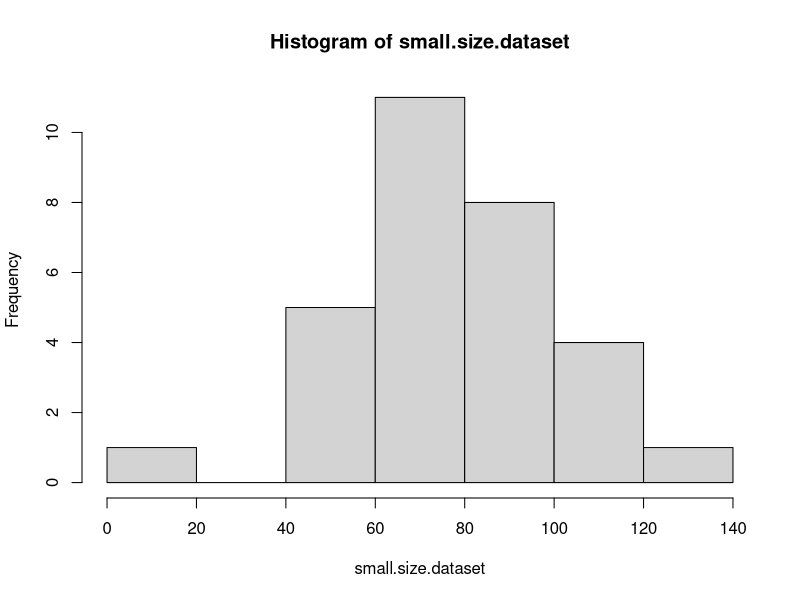
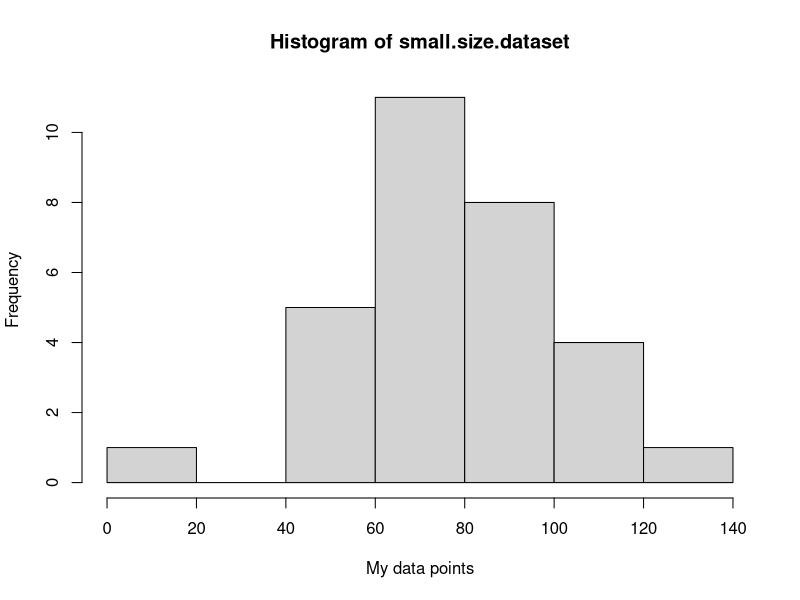
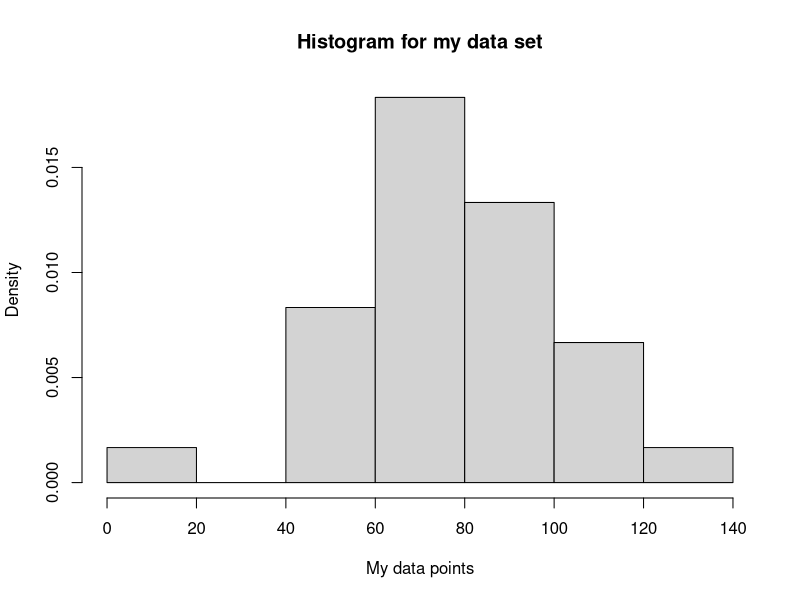
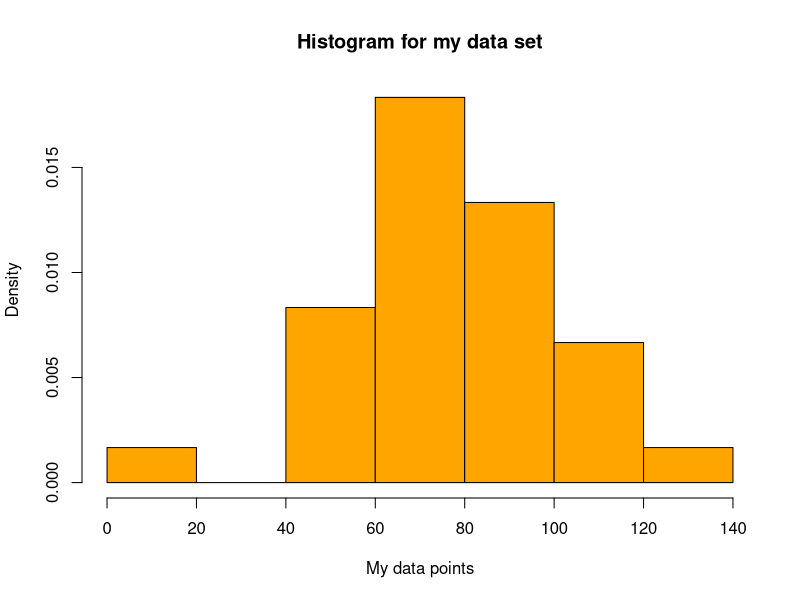
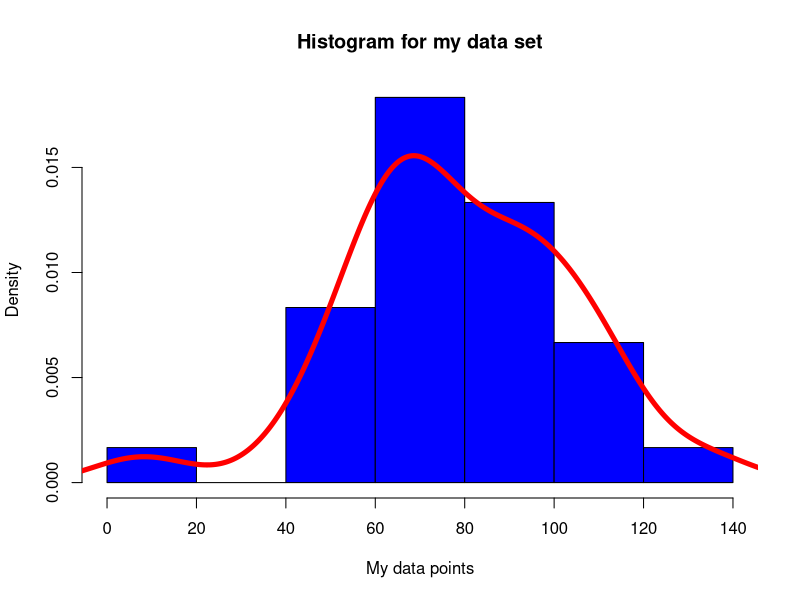
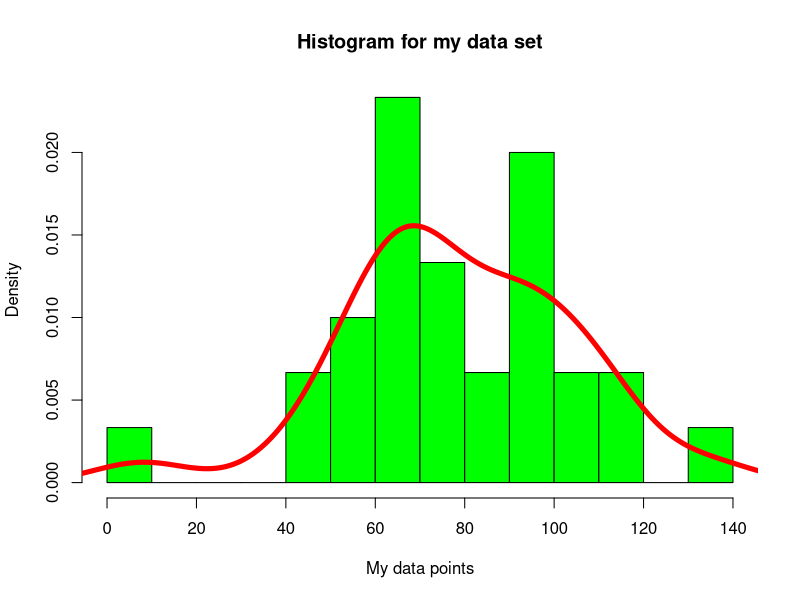
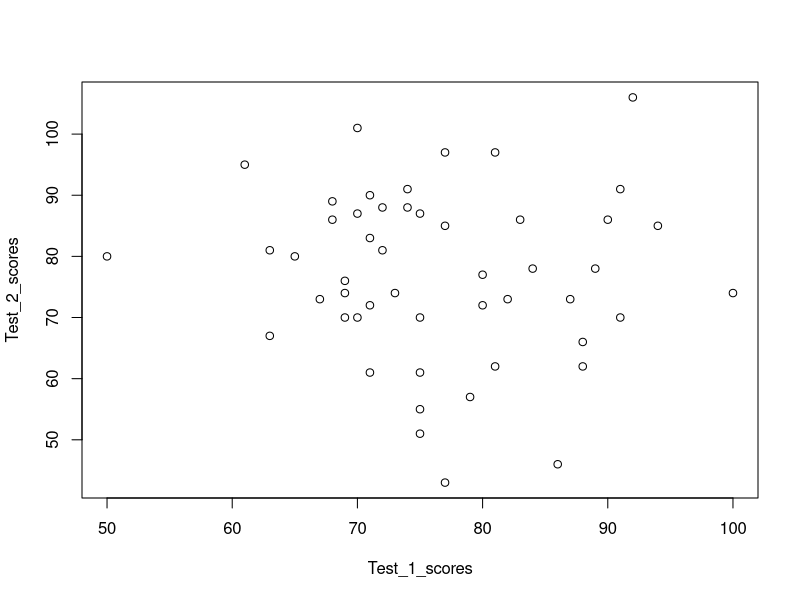
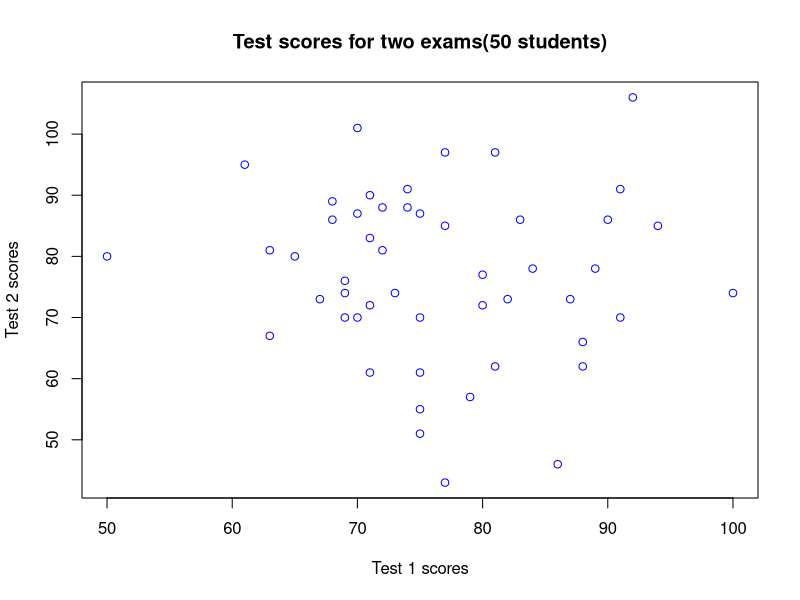

Reproduce these figures in R, in order.

## Entering data in R

data.1 = c(35, 8, 10, 23, 42)

print(data.1)

summary(data.1)

mean(data.1)

sum(data.1)/5

sd(data.1)


## Histogram in R

small.size.dataset = c(91,49,76,112,97,42,70, 100, 8, 112, 95, 90, 78, 62, 56, 94, 65, 58, 109, 70, 109, 91, 71, 76, 68, 62, 134, 57, 83, 66)

hist(small.size.dataset)

hist(small.size.dataset, xlab = 'My data points')

hist(small.size.dataset, xlab = 'My data points', main = 'Histogram for my data set', freq = F)

hist(small.size.dataset, xlab = 'My data points', main = 'Histogram for my data set', freq = F, col = 'orange')

hist(small.size.dataset, xlab = 'My data points', main = 'Histogram for my data set', freq = F, col = 'blue')
lines(density(small.size.dataset), col = 'red', lwd = 5)

hist(small.size.dataset, xlab = 'My data points', main = 'Histogram for my data set', freq = F, col = 'green', breaks = 10)
lines(density(small.size.dataset), col = 'red', lwd = 5)




## Scatter plot (Bivariate data)

set.seed(2016)

Test_1_scores = round(rnorm(50, 78, 10))

Test_2_scores = round(rnorm(50, 78, 14))

Test_1_scores

Test_2_scores

plot(Test_2_scores ~ Test_1_scores)

plot(Test_2_scores ~ Test_1_scores, 
     main = 'Test scores for two exams(50 students)', 
     xlab = 'Test 1 scores', ylab = 'Test 2 scores', col = 'blue')




## Simple linear Regression

x = c(1,2,3,4);

y = c(5, 7, 12, 13);

m = lm(y~x)

print(m)


# Co2 data set

help(co2)

plot(co2, main = 'Atmospheric co2 Concentration')

co2.linear.model = lm(co2 ~ time(co2))

co2.linear.model

abline(co2.linear.model)   # intercept slope line

co2.lm = lm(co2 ~ time(co2))

co2.residuals = resid(co2.lm)

hist(co2.residuals, main = 'Histogram of Residuals', col = 'pink')

qqnorm(co2.residuals, col = 'blue')    # quantile quantile norm

qqline(co2.residuals, col = 'red')

plot( co2.residuals ~ time(co2), xlim = c(1960, 1963),
      main = 'Zoomed Residuals')

## Inference statistics (Hypothesis testing) : The Gossett Data 

help(sleep)

format(sleep)

plot(extra ~ group, data = sleep, main = 'Extra sleep in Gossett Data by Group')

attach(sleep)

extra.1 = extra[group == 1]

extra.2 = extra[group == 2]

# Test the Hypothesis !

t.test(extra.1, extra.2, paired = TRUE, alternative = "two.sided")



## ACF (Auto Correlation Function)

help(trees)

pairs(trees, pch = 21, bg = c("red"))  # pairwise plotting
